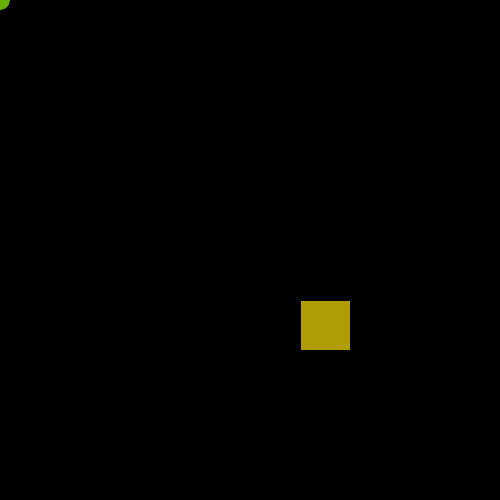
Frame 1 (no input)
Frame 60 (the mouse pressed at the canvas centre just before this capture): identical to frame 1, image omitted
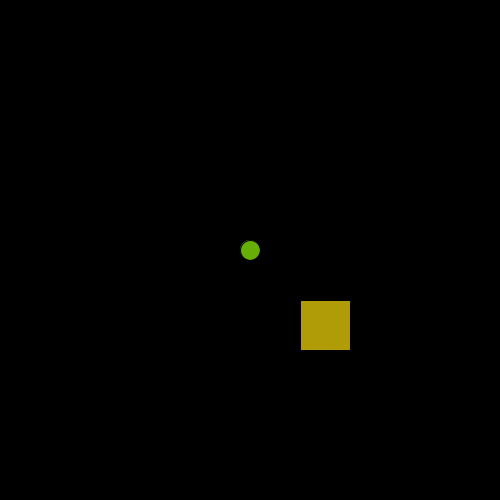
Frame 120 (the mouse held since frame 60 and released just before this capture)

The Processing sketch that drew these frames (run headless with seeded random() and noise(); from frame 60 on, the mouse is pressed at the canvas centre):

// Processing sketch: TP01_exercise17
// ── TP01_exercise17.pde
float puntoX1,puntoX2, puntoY1, puntoY2;
float distanciaObj;

public void setup(){
  puntoX1=100;
  puntoX2=300;
  puntoY1=100;
  puntoY2=300;
  size(500,500);
}
public void draw(){
  background(0);
   dibujarLink();
   dibujarTesoro();
   calcular();
}
 public void dibujarLink(){
   fill(#66AF07);
   ellipse(mouseX,mouseY, 20, 20);
  
 }
  public void dibujarTesoro(){
    fill(#AF9C07);
    rect(puntoX2,puntoY2,50, 50);
 }
 
 public void calcular (){
   distanciaObj=sqrt(pow((puntoY1-puntoY2),2)+pow((puntoX1-puntoX2),2));
   println ("La distancia es:"+ distanciaObj);
 }
 
 
